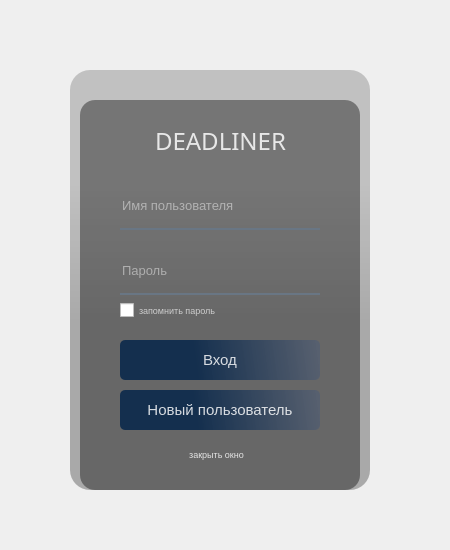
<?xml version="1.0" encoding="UTF-8"?>
<ui version="4.0">
 <class>Form</class>
 <widget class="QWidget" name="Form">
  <property name="geometry">
   <rect>
    <x>0</x>
    <y>0</y>
    <width>450</width>
    <height>550</height>
   </rect>
  </property>
  <property name="minimumSize">
   <size>
    <width>450</width>
    <height>550</height>
   </size>
  </property>
  <property name="windowTitle">
   <string>Form</string>
  </property>
  <widget class="QWidget" name="widget" native="true">
   <property name="geometry">
    <rect>
     <x>40</x>
     <y>40</y>
     <width>370</width>
     <height>480</height>
    </rect>
   </property>
   <property name="styleSheet">
    <string notr="true">QPushButton{
	background-color: qlineargradient(spread:pad, x1:0, y1:0.505682, x2:1, y2:0.477, stop:0.375 rgba(20, 47, 78 219), stop: 1 rgba(85, 95, 112, 226));
	color:rgba(255, 255, 255, 210);
	border-radius:5px;
}
QPushButton:hover{
	background-color: qlineargradient(spread:pad, x1:0, y1:0.505682, x2:1, y2:0.477, stop:0.375 rgba(40, 67, 98 219), stop: 1 rgba(105, 118, 132, 226));
}
QPushButton:pressed{
	padding-left:5px;
	padding-top:5px;
	background-color:rgba(105, 118, 132, 200);
}</string>
   </property>
   <widget class="QLabel" name="label">
    <property name="geometry">
     <rect>
      <x>30</x>
      <y>30</y>
      <width>300</width>
      <height>420</height>
     </rect>
    </property>
    <property name="styleSheet">
     <string notr="true">border-image: url(:/images/back.png);
border-radius:20px;</string>
    </property>
    <property name="text">
     <string/>
    </property>
   </widget>
   <widget class="QLabel" name="label_3">
    <property name="geometry">
     <rect>
      <x>40</x>
      <y>60</y>
      <width>280</width>
      <height>390</height>
     </rect>
    </property>
    <property name="styleSheet">
     <string notr="true">background-color:rgba(0, 0, 0, 100);
border-radius:15px;</string>
    </property>
    <property name="text">
     <string/>
    </property>
   </widget>
   <widget class="QLabel" name="label_4">
    <property name="geometry">
     <rect>
      <x>40</x>
      <y>80</y>
      <width>281</width>
      <height>41</height>
     </rect>
    </property>
    <property name="font">
     <font>
      <family>MV Boli</family>
      <pointsize>18</pointsize>
      <weight>50</weight>
      <bold>false</bold>
     </font>
    </property>
    <property name="styleSheet">
     <string notr="true">color:rgba(255, 255, 255, 210);</string>
    </property>
    <property name="text">
     <string>DEADLINER</string>
    </property>
    <property name="alignment">
     <set>Qt::AlignCenter</set>
    </property>
   </widget>
   <widget class="QLineEdit" name="LoginEdit">
    <property name="geometry">
     <rect>
      <x>80</x>
      <y>150</y>
      <width>200</width>
      <height>40</height>
     </rect>
    </property>
    <property name="font">
     <font>
      <pointsize>10</pointsize>
     </font>
    </property>
    <property name="styleSheet">
     <string notr="true">background-color:rgba(0, 0, 0, 0);
border:none;
border-bottom:2px solid rgba(105, 118, 132, 255);
color:rgba(255, 255, 255, 230);
padding-bottom:7px;
</string>
    </property>
    <property name="placeholderText">
     <string>Имя пользователя</string>
    </property>
   </widget>
   <widget class="QLineEdit" name="PasswordEdit">
    <property name="geometry">
     <rect>
      <x>80</x>
      <y>215</y>
      <width>200</width>
      <height>40</height>
     </rect>
    </property>
    <property name="font">
     <font>
      <pointsize>10</pointsize>
     </font>
    </property>
    <property name="styleSheet">
     <string notr="true">background-color:rgba(0, 0, 0, 0);
border:none;
border-bottom:2px solid rgba(105, 118, 132, 255);
color:rgba(255, 255, 255, 230);
padding-bottom:7px;
</string>
    </property>
    <property name="echoMode">
     <enum>QLineEdit::Password</enum>
    </property>
    <property name="placeholderText">
     <string>Пароль</string>
    </property>
   </widget>
   <widget class="QPushButton" name="loginBtn">
    <property name="geometry">
     <rect>
      <x>80</x>
      <y>300</y>
      <width>200</width>
      <height>40</height>
     </rect>
    </property>
    <property name="font">
     <font>
      <family>Segoe UI</family>
      <pointsize>11</pointsize>
      <weight>50</weight>
      <bold>false</bold>
     </font>
    </property>
    <property name="text">
     <string>Вход</string>
    </property>
   </widget>
   <widget class="QLabel" name="label_2">
    <property name="geometry">
     <rect>
      <x>30</x>
      <y>30</y>
      <width>300</width>
      <height>420</height>
     </rect>
    </property>
    <property name="styleSheet">
     <string notr="true">background-color: qlineargradient(spread:pad, x1:0, y1:0, x2:0, y2:0.715909, stop:0.375 rgba(0, 0, 0, 50), stop: 0.835227 rgba(0, 0, 0, 75));
border-radius:20px;</string>
    </property>
    <property name="text">
     <string/>
    </property>
   </widget>
   <widget class="QPushButton" name="RegisterButton">
    <property name="geometry">
     <rect>
      <x>80</x>
      <y>350</y>
      <width>200</width>
      <height>40</height>
     </rect>
    </property>
    <property name="font">
     <font>
      <family>Segoe UI</family>
      <pointsize>11</pointsize>
     </font>
    </property>
    <property name="styleSheet">
     <string notr="true">QPushButton#pushButton{
	background-color: qlineargradient(spread:pad, x1:0, y1:0.505682, x2:1, y2:0.477, stop:0.375 rgba(20, 47, 78 219), stop: 1 rgba(85, 95, 112, 226));
	color:rgba(255, 255, 255, 210);
	border-radius:5px;
}
QPushButton#pushButton:hover{
	background-color: qlineargradient(spread:pad, x1:0, y1:0.505682, x2:1, y2:0.477, stop:0.375 rgba(40, 67, 98 219), stop: 1 rgba(105, 118, 132, 226));
}
QPushButton#pushButton:pressed{
	padding-left:5px;
	padding-top:5px;
	background-color:rgba(105, 118, 132, 200);
}</string>
    </property>
    <property name="text">
     <string>Новый пользователь</string>
    </property>
   </widget>
   <widget class="QLabel" name="label_6">
    <property name="geometry">
     <rect>
      <x>30</x>
      <y>30</y>
      <width>300</width>
      <height>420</height>
     </rect>
    </property>
    <property name="styleSheet">
     <string notr="true">background-color: rgb(240, 240, 240);
border-radius:20px;</string>
    </property>
    <property name="text">
     <string/>
    </property>
   </widget>
   <widget class="QPushButton" name="close_btn">
    <property name="geometry">
     <rect>
      <x>130</x>
      <y>400</y>
      <width>93</width>
      <height>28</height>
     </rect>
    </property>
    <property name="font">
     <font>
      <pointsize>7</pointsize>
     </font>
    </property>
    <property name="styleSheet">
     <string notr="true">background-color:none;
border:none;
</string>
    </property>
    <property name="text">
     <string>закрыть окно</string>
    </property>
   </widget>
   <widget class="QCheckBox" name="checkBox">
    <property name="geometry">
     <rect>
      <x>80</x>
      <y>260</y>
      <width>201</width>
      <height>20</height>
     </rect>
    </property>
    <property name="font">
     <font>
      <pointsize>7</pointsize>
     </font>
    </property>
    <property name="styleSheet">
     <string notr="true">color:rgb(206, 206, 206);
background-color:none;</string>
    </property>
    <property name="text">
     <string>запомнить пароль</string>
    </property>
   </widget>
   <zorder>label_6</zorder>
   <zorder>label_2</zorder>
   <zorder>label</zorder>
   <zorder>label_3</zorder>
   <zorder>label_4</zorder>
   <zorder>LoginEdit</zorder>
   <zorder>PasswordEdit</zorder>
   <zorder>loginBtn</zorder>
   <zorder>RegisterButton</zorder>
   <zorder>close_btn</zorder>
   <zorder>checkBox</zorder>
  </widget>
 </widget>
 <resources>
  <include location="res.qrc"/>
 </resources>
 <connections/>
</ui>
